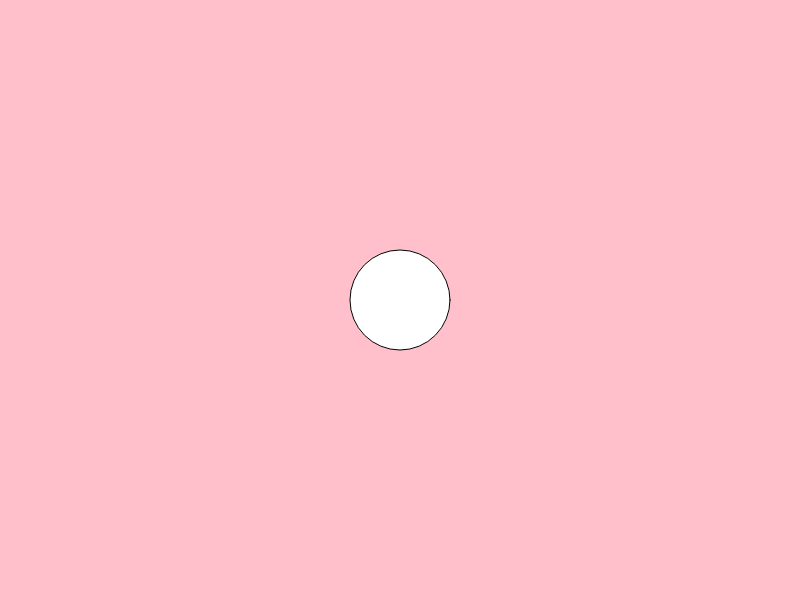
Frame 1 (no input)
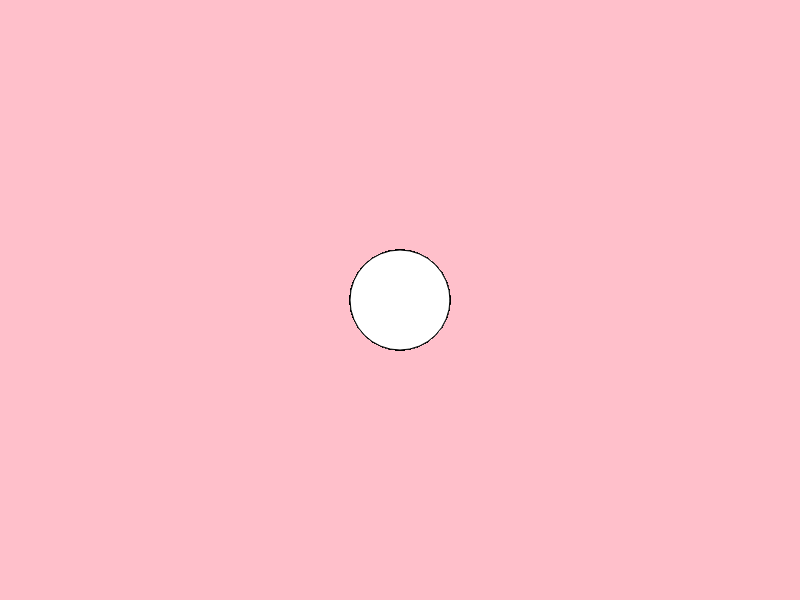
Frame 60 (no input)
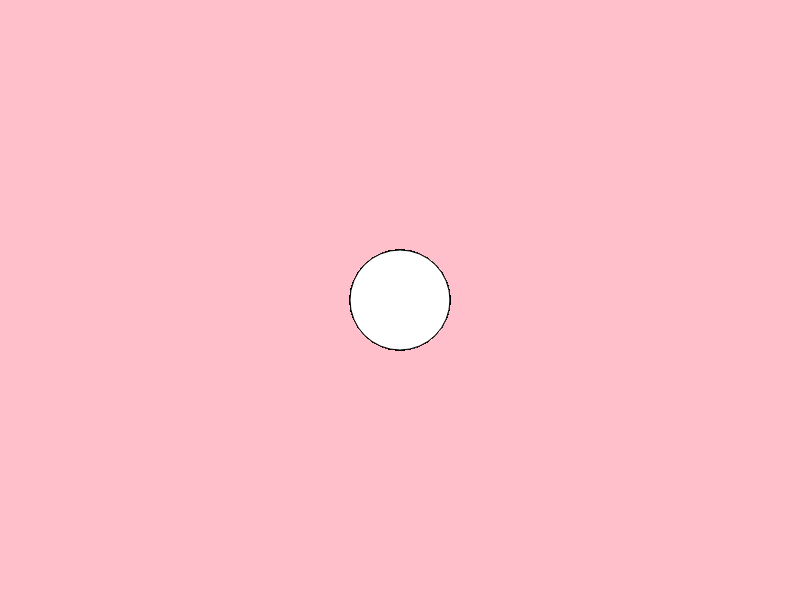
Frame 120 (the mouse pressed at the canvas centre since frame 60)

The p5.js sketch that drew these frames (run headless with seeded random() and noise() and a simulated clock; from frame 60 on, the mouse is pressed at the canvas centre):

// p5.js sketch
// ── sketch.js
function setup() {
  createCanvas(800, 600);
  background('pink');
}

function draw() {
  ellipse(400,300,100);
}
